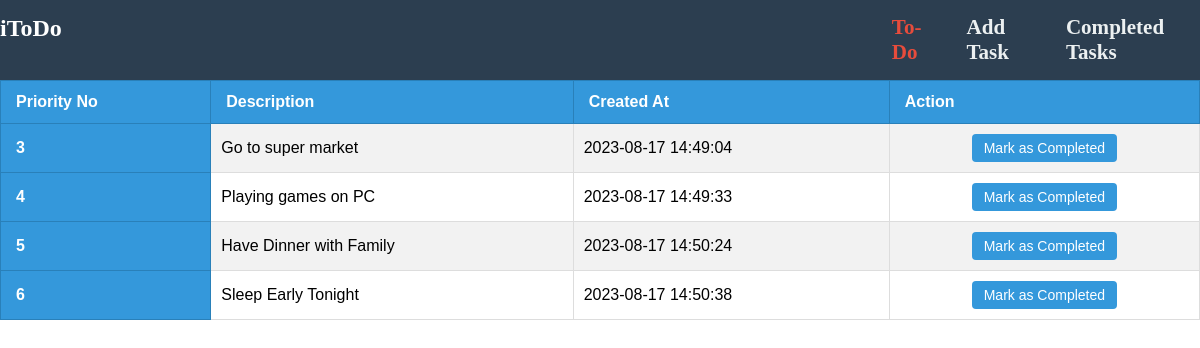
The page / on the database its author committed.
### tables this page shows
CREATE TABLE `tasks` (
  `id` int(11) NOT NULL,
  `description` text NOT NULL,
  `completed` tinyint(1) NOT NULL,
  `created_at` datetime NOT NULL DEFAULT current_timestamp()
);

### index.php (the view, shortened to what this page needs)
<?php
    include 'config.php';
?>
<!DOCTYPE html>
<html lang="en">
<head>
    <link rel="stylesheet" href="style.css">
</head>
<body background="task4.png">
<?php
$activePage = basename($_SERVER['PHP_SELF']);
 include('navbar.php'); ?>
<table border="1">
    <tr>
    <th>Priority No</th>
    <th>Description</th>
    <th>Created At</th>
    <th>Action</th>
</tr>
<?php
    $sql = "SELECT * FROM `tasks` WHERE completed = 0";
    $result = mysqli_query($conn, $sql);
    while($row = mysqli_fetch_assoc($result)){
        echo "<tr>
        <th scope='row'>". $row['id']. "</th>
        <td>";
        $descriptionLines = explode("\n", $row['description']);
        if (count($descriptionLines) > 2) {
            echo nl2br(implode("\n", array_slice($descriptionLines, 0, 2)));
            echo "<br><button onclick=\"showFullDescription('desc$row[id]')\" class='button3'>Preview</button>";
            echo "<div id=\"desc$row[id]\" style=\"display: none;\">". nl2br($row['description']) ."</div>";
        } else {
            echo nl2br($row['description']);
        }
        echo "</td>
        <td>". $row['created_at']. "</td>
        <td>
            <a  href='index.php?complete=".$row['id']."' class='completebutton'>Mark as Completed</a>
        </td>
        </tr>";
    }
?>
</table>
</body>
</html>

### navbar.php (shortened to what this page needs)
<nav class="navbar">
  <ul class="navbar-list">
    <div class="navbar-logo">
      <a href="index.php"><h1>iToDo</h1></a>
    </div>
    <li><a href="index.php" <?php if ($activePage === 'index.php') echo 'class="active"'; ?>><h3>To-Do</h3></a></li>
    <li><a href="add_task.php" <?php if ($activePage === 'add_task.php') echo 'class="active"'; ?>><h3>Add Task</h3></a></li>
    <li><a href="completed_task.php" <?php if ($activePage === 'completed_task.php') echo 'class="active"'; ?>><h3>Completed Tasks</h3></a></li>
  </ul>
</nav>

### style.css (style rules this page uses)
* { margin: 0px; padding: 0px; }
.navbar { background-color: #2c3e50; padding: 15px 0; }
.navbar-list { list-style-type: none; margin: 0; padding: 0; display: flex; justify-content: flex-end; }
.navbar-list li { margin-left: 20px; }
.navbar-list li a { text-decoration: none; color: #ecf0f1; font-size: 18px; transition: color 0.3s ease-in-out; }
.navbar-list li a.active { color: #e74c3c; font-weight: bold; }
table { width: 100%; border-collapse: collapse; margin-bottom: 20px; font-family: Arial, sans-serif; }
table th { background-color: #3498db; border: 1px solid #2980b9; padding: 12px 15px; text-align: left; color: white; }
table td { border: 1px solid #ddd; padding: 10px; }
table tr:nth-child(even) { background-color: #f2f2f2; }
table td:last-child { text-align: center; }

### navbar.php (style rules this page uses)
.navbar { background-color: #2c3e50; padding: 15px 0; }
.navbar-list { list-style-type: none; margin: 0; padding: 0; display: flex; justify-content: flex-end; }
.navbar-list li { margin-left: 20px; margin-right: 10px; }
.navbar-list li a { text-decoration: none; color: #ecf0f1; font-size: 18px; transition: color 0.3s ease-in-out; }
.navbar-list li a.active { color: #e74c3c; font-weight: bold; }
.navbar-logo { max-height: 40px; float: left; margin-right: 810px; color: white; }
.navbar-logo a { text-decoration: none; color: white; }

### index.php (style rules this page uses)
.completebutton { display: inline-block; padding: 6px 12px; background-color: #3498db; color: white; border: none; border-radius: 4px; text-align: center; text-decoration: none; font-size: 14px; cursor: pointer; transition: background-color 0.3s ease; }

### rows shown on the page
tasks: id "3", description "Go to super market", created_at "2023-08-17 14:49:04"
tasks: id "4", description "Playing games on PC", created_at "2023-08-17 14:49:33"
tasks: id "5", description "Have Dinner with Family", created_at "2023-08-17 14:50:24"
tasks: id "6", description "Sleep Early Tonight", created_at "2023-08-17 14:50:38"
